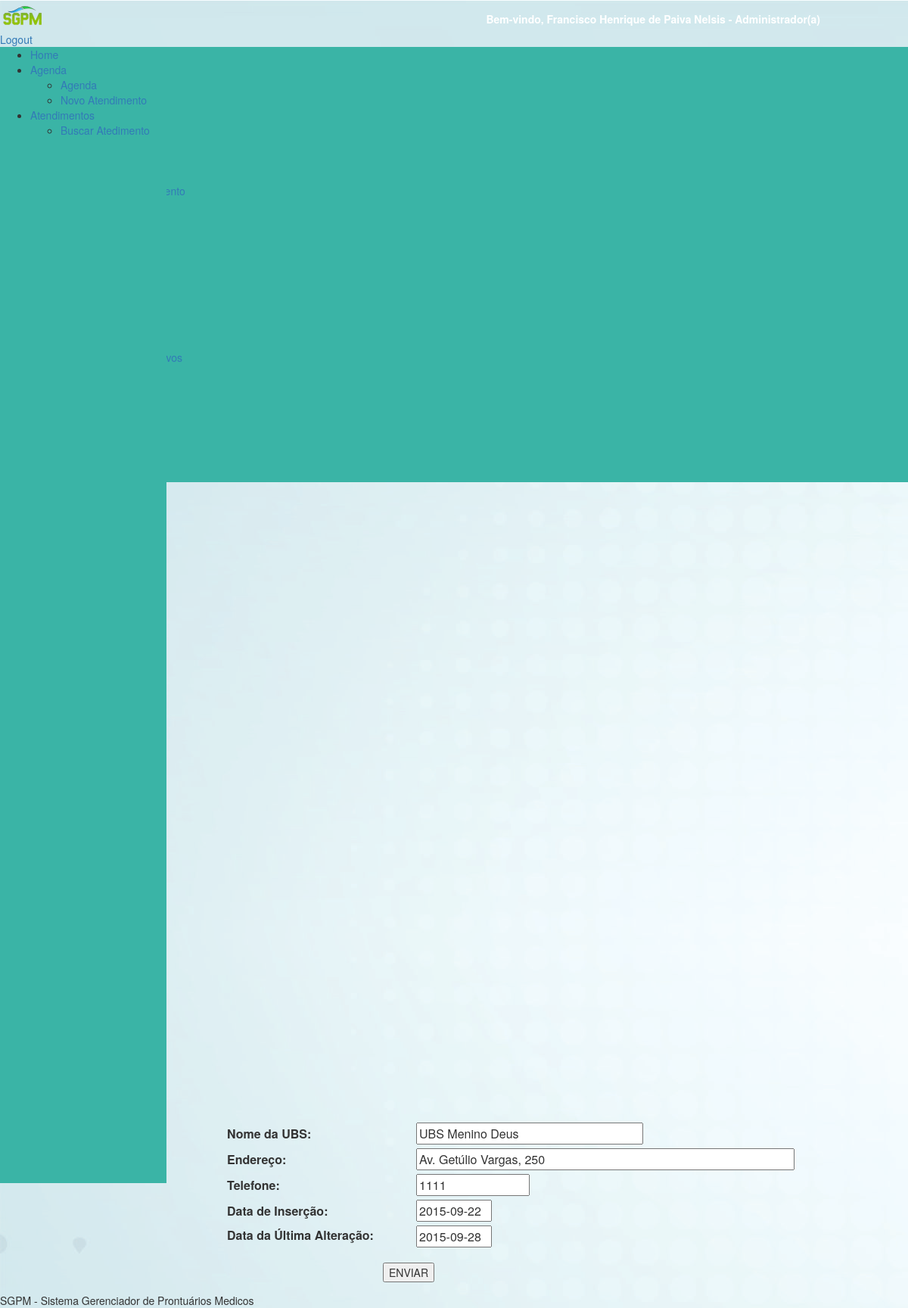
/formUBS.php?id=1 (signed in), run on the app's committed database.
### tables this page shows
CREATE TABLE IF NOT EXISTS `ubs` (
  `id_ubs` int(5) NOT NULL auto_increment,
  `ubs_atendimento` varchar(50) NOT NULL,
  `endereco` varchar(50) default NULL,
  `telefone` int(10) default NULL,
  `data_insercao` date default NULL,
  `data_alteracao` date default NULL,
  `data_desativacao` date default NULL,
  PRIMARY KEY  (`id_ubs`),
  UNIQUE KEY `id_ubs` (`id_ubs`)
);

### formUBS.php (the view, shortened to what this page needs)
<?php include ('includes/cabecalho.php')?>
<?php include ('includes/menu.php')?>
<?php include ('includes/menuBack.php')?>
<?php
if (isset ( $_GET ['id'] )) {
	$con = mysqli_connect ( "localhost", "root", "", "sgpm" );
	mysqli_set_charset ( $con, "utf8" );
	$query = mysqli_query ( $con, "SELECT * FROM ubs WHERE id_ubs = {$_GET['id']} " );
	$dadosUBS = mysqli_fetch_array ( $query );
}
?>
<div class="divTudoFormUBS">
	<div id="tituloPaginaUBSCadastroAlteracao">
		<center><?php echo isset($_GET['id']) ? "Alterar UBS" : "Nova UBS"; ?></center>
	</div>
	<center>
		<div id="formConsultaAtendimento">
			<div class="content-dataTable" style="width: 40%; margin: 0 auto; margin-top: -200px; margin-left: 300px">
				<form method="POST">
					<table width="100%">
						<tr>
							<br />
							<td><label for="ubs_atendimento" style="width: 250px;">Nome da UBS:</label></td>
							<td><input style="width: 300px; margin-bottom: 5px;" type="text" placeholder="Nome da UBS de Atendimento"
								name="ubs_atendimento" id="ubs_atendimento"
								maxlength="50"
								value="<?php
								if (isset ( $dadosUBS ['ubs_atendimento'] )) {
									echo $dadosUBS ['ubs_atendimento'];
								}
								?>" /></td>
						</tr>
						<tr>
							<br />
							<td><label for="endereco">Endereço:</label></td>
							<td><input style="width: 500px; margin-bottom: 5px;" type="text"
								name="endereco" id="endereco" maxlength="400"
								value="<?php
								if (isset ( $dadosUBS ['endereco'] )) {
									echo $dadosUBS ['endereco'];
								}
								?>" /></td>
						</tr>
						<tr>
							<br />
							<td><label for="telefone">Telefone:</label></td>
							<td><input style="width: 150px; margin-bottom: 5px;" type="text"
								name="telefone" class="telefone" id="telefone" maxlength="10"
								value="<?php
								if (isset ( $dadosUBS ['telefone'] )) {
									echo $dadosUBS ['telefone'];
								}
								?>" /></td>
						</tr>
						<tr>
							<br />
							<td><label for="data_insercao">Data de Inser&#231;&#227;o:</label></td>
							<td><input readonly style="width: 100px; margin-bottom: 5px;" type="text"
								name="data_insercao" id="data_insercao" maxlength="10"
								value="<?php
								if (isset ( $dadosUBS ['data_insercao'] )) {
									echo $dadosUBS ['data_insercao'];
								} else {
									echo date ( "j, n, Y" );
								}
								?>" /></td>
						</tr>
						<tr>
							<br />
							<td><label for="data_alteracao">Data da &#218;ltima
									Altera&#231;&#227;o:</label></td>
							<td><input readonly style="width: 100px;" type="text"
								name="data_alteracao" id="data_alteracao" maxlength="10"
								value="<?php
								if (isset ( $dadosUBS ['data_alteracao'] )) {
									echo $dadosUBS ['data_alteracao'];
								}
								?>" /></td>
						</tr>
					</table>
					<br> <input type="hidden" id="id" name="id"
						?>" /> <input type="submit" name="enviar" value="ENVIAR"
						id="enviar_cadastro" />
				</form>
			</div>
		</div>
	</center>
</div>
<?php include ('includes/rodape.php')?>

### data on the page
ubs: ubs_atendimento "UBS Menino Deus", endereco "Av. Getúlio Vargas, 250", telefone "1111", data_insercao "2015-09-22", data_alteracao "2015-09-28"

### other printed values
$_SESSION ['LOGIN'] ['NOME'] "Francisco Henrique de Paiva Nelsis"
$_SESSION ['LOGIN'] ['CARGO'] "Administrador(a)"
